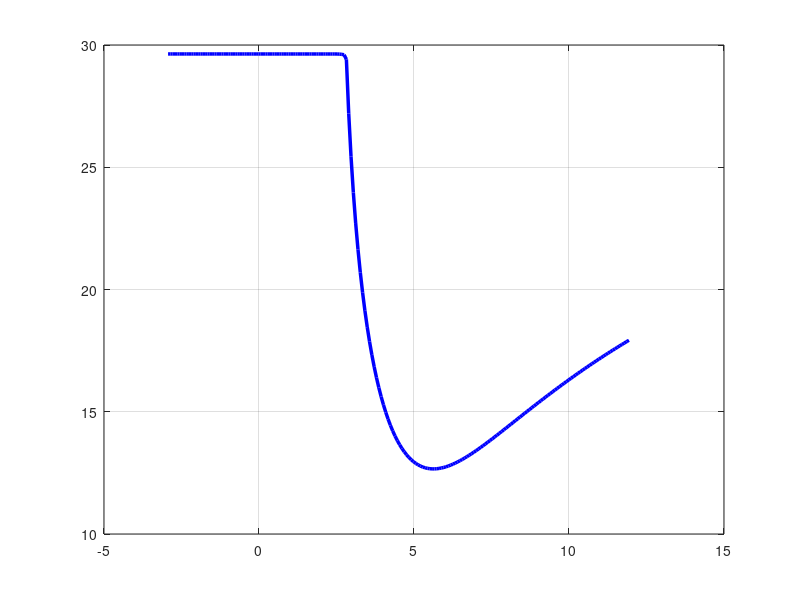

The MATLAB source for this figure: (Note: this script raises an error after producing the figure.)
function flutter_vs_d()
% Flutter speed and stability surface as a function of CG-to-AC distance d.
%
% d = x_CG - x_AC  [m]:  + when CG is aft of AC (destabilising)
%                         - when CG is forward of AC  (stabilising)
%
% NACA 2412 context: AC at ~25% chord; user specifies CG also at 25% chord
% => d_nom = 0, which maps to S = m*(0 - ea) = -m*ea = -0.10 kg.m.
%
% Relation to build_2dof parameters (build_models.m):
%   S     = m * (d - ea)        static unbalance [kg.m]
%   M_mat = [m, S; S, Ip]       mass matrix
%
% Physical constraint for PD mass matrix:
%   m*Ip > S^2  =>  |d - ea| < sqrt(Ip/m) = r_gyr
%
% Outputs:
%   Figure 1  2-D line:  U_flutter vs d
%   Figure 2  3-D surf:  max Re(lambda) over (d, U) space
%             Red curve on surface = flutter boundary (Re = 0)

% ---- fixed parameters (match build_2dof / aero_terms in build_models.m) --
m  = 1.5;     Ip = 0.0084;
k  = 900.0;  cd = 1.0;     d_sp  = 0.22;  % d_sp = spring spacing (not CG-AC d!)

rho = 1.225;  chord = 0.30;  span = 0.50;
Clalpha = 6;  ea = 0.045;            % AC forward of elastic axis [m]

% Structural matrices (independent of d or U)
Ks       = [2*k,  0;   0, k*d_sp^2/2];
C_struct = [2*cd, 0;   0, cd*d_sp^2/2];

% ---- parametric range ---------------------------------------------------
% PD constraint: |d - ea| < sqrt(Ip/m)
r_gyr = sqrt(Ip / m);            % = 0.0707 m
d_min =  ea - r_gyr + 5e-4;     % m  (add small margin)
d_max =  ea + r_gyr - 5e-4;

d_vec = linspace(d_min, d_max, 200);   % CG-to-AC distance [m]
U_vec = linspace(0.5,   50,   500);    % freestream speed  [m/s]

Nd = numel(d_vec);
Nu = numel(U_vec);

max_re_surf = nan(Nu, Nd);   % max Re(eig(A)) at each (U, d) point
U_fl        = nan(1,  Nd);   % flutter speed for each d

for id = 1:Nd
    d_cga = d_vec(id);
    S     = m * (d_cga - ea);    % static unbalance
    M     = [m, S;  S, Ip];

    if det(M) <= 0; continue; end
    Minv = inv(M);

    for iu = 1:Nu
        U  = U_vec(iu);
        qS = 0.5 * rho * U^2 * chord * span;

        Ka = [0,  qS*Clalpha;   0, -qS*Clalpha*ea];
        Ca = (qS*Clalpha / U) .* [1, 0;  -ea, 0];

        A  = [zeros(2),          eye(2);
            -Minv*(Ks + Ka),  -Minv*(C_struct + Ca)];

        max_re_surf(iu, id) = max(real(eig(A)));
    end

    % flutter crossing: first U where max Re crosses 0 from below
    col = max_re_surf(:, id)';
    cx  = find(diff(sign(col)) > 0, 1);
    if ~isempty(cx)
        U_fl(id) = interp1(col(cx:cx+1), U_vec(cx:cx+1), 0);
    end
end

d_cm = d_vec * 100;   % display in cm

% print summary
fprintf('CG-to-AC distance range: [%.2f, %.2f] cm\n', d_cm(1), d_cm(end));
fprintf('d = 0 (CG at AC, NACA2412 nom.): U_flutter = %.3f m/s\n', ...
    interp1(d_cm, U_fl, 0, 'linear', NaN));
[min_Ufl, i_min] = min(U_fl);
fprintf('Lowest flutter:  U_fl = %.3f m/s at d = %.2f cm\n', min_Ufl, d_cm(i_min));

% =========================================================================
% Figure 1 — 2-D:  U_flutter vs d
% =========================================================================
f1 = figure('Name','Flutter speed vs d', 'Position',[60 80 760 470]);
plot(d_cm, U_fl, 'b-', 'LineWidth', 2.5);
hold on;  grid on;

% mark d = 0 (CG at AC)
xline(0, 'k--', 'LineWidth', 1.3, 'HandleVisibility','off');
text(0.3, min(U_fl, [], 'omitnan') * 0.93, ...
    '  d = 0  (CG at AC)', 'FontSize', 9, 'Color', [0.3 0.3 0.3]);

% mark original model point (d from original S = 0.015)
S_orig   = 0.015;
d_orig   = S_orig/m + ea;   % = 0.0575 m = 5.75 cm
Ufl_orig = interp1(d_cm, U_fl, d_orig*100, 'linear', NaN);
if ~isnan(Ufl_orig)
    plot(d_orig*100, Ufl_orig, 'rs', 'MarkerSize', 10, 'MarkerFaceColor','r', ...
        'DisplayName', sprintf('build\\_2dof  d=%.1fcm, U_{fl}=%.1f m/s', ...
        d_orig*100, Ufl_orig));
    legend('Location','best','FontSize',9);
end

xlabel('d = x_{CG} - x_{AC}  [cm]     (+ : CG aft of AC)', 'FontSize', 12);
ylabel('Flutter speed  U_{flutter}  [m/s]', 'FontSize', 12);
title({'Flutter speed vs CG-to-AC distance  d', ...
    'NACA 2412  --  CG at 25% chord when d = 0'}, 'FontSize', 12);

% =========================================================================
% Figure 2 — 3-D surf:  max Re(lambda) over (d, U)
% =========================================================================
[D_cm, UU] = meshgrid(d_cm, U_vec);

f2 = figure('Name','3D stability surface (d, U)', 'Position',[130 80 1000 680]);

% surface
surf(D_cm, UU, max_re_surf, 'EdgeColor','none', 'FaceAlpha', 0.88);
hold on;

% flutter boundary: Re = 0 contour on the surface (red)
contour3(D_cm, UU, max_re_surf, [0 0], 'r-', 'LineWidth', 3.5);

% transparent Re = 0 plane for reference
xlm = [min(d_cm), max(d_cm)];
ylm = [U_vec(1),  U_vec(end)];
patch([xlm(1) xlm(2) xlm(2) xlm(1)], ...
    [ylm(1) ylm(1) ylm(2) ylm(2)], ...
    [0 0 0 0], [0.6 0.6 0.6], ...
    'FaceAlpha', 0.12, 'EdgeColor','none');

% original model marker projected onto surface
if ~isnan(Ufl_orig) && d_orig*100 >= d_cm(1) && d_orig*100 <= d_cm(end)
    z_marker = interp2(D_cm, UU, max_re_surf, d_orig*100, Ufl_orig, 'linear', NaN);
    plot3(d_orig*100, Ufl_orig, 0, 'rs', 'MarkerSize', 12, ...
        'MarkerFaceColor','r', 'LineWidth', 1.5);
end

% colormap: blue (stable) -> white (neutral) -> red (unstable)
colormap(bwr_cmap(256));
c_lim = prctile(abs(max_re_surf(:)), 95);
clim([-c_lim, c_lim]);
cb = colorbar;
cb.Label.String  = 'max  Re(\lambda)  [1/s]';
cb.Label.FontSize = 11;

xlabel('d = x_{CG} - x_{AC}  [cm]', 'FontSize', 11);
ylabel('Freestream speed  U  [m/s]', 'FontSize', 11);
zlabel('max  Re(\lambda)  [1/s]',    'FontSize', 11);
title({'Stability surface over (CG-to-AC distance  d,  speed  U)', ...
    'Red curve = flutter boundary  [Re(\lambda) = 0]'}, 'FontSize', 12);
view([-42, 28]);

% ---- save ---------------------------------------------------------------
here = fileparts(mfilename('fullpath'));
exportgraphics(f1, fullfile(here, 'flutter_vs_d_2D.png'),'Resolution', 300);
exportgraphics(f2, fullfile(here, 'flutter_vs_d_3D.png'),'Resolution', 300);
fprintf('Saved: flutter_vs_d_2D.png  and  flutter_vs_d_3D.png\n');
end

% =========================================================================
% Local helper: diverging blue-white-red colormap
% =========================================================================
function cmap = bwr_cmap(n)
n2 = ceil(n / 2);
blue_to_white = [linspace(0,1,n2)', linspace(0,1,n2)', ones(n2,1)];
white_to_red  = [ones(n2,1), linspace(1,0,n2)', linspace(1,0,n2)'];
cmap = [blue_to_white; white_to_red];
cmap = cmap(1:n, :);
end
